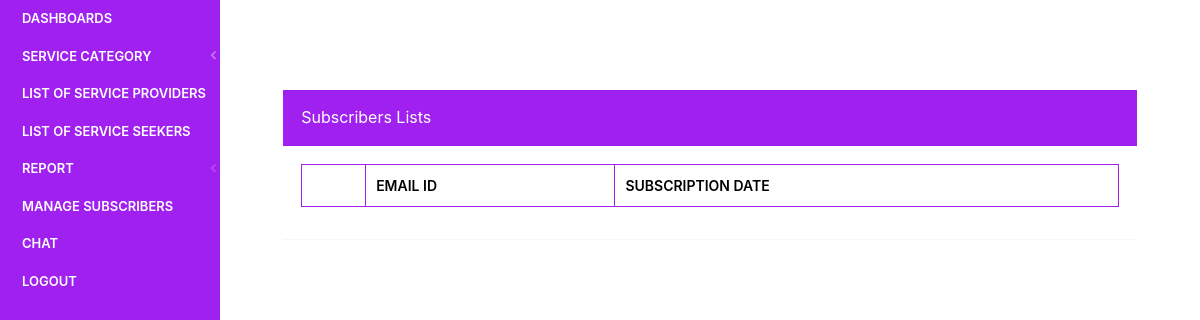
Before: /findus/admin/manage-subscribers.php (signed in) with the older database file.
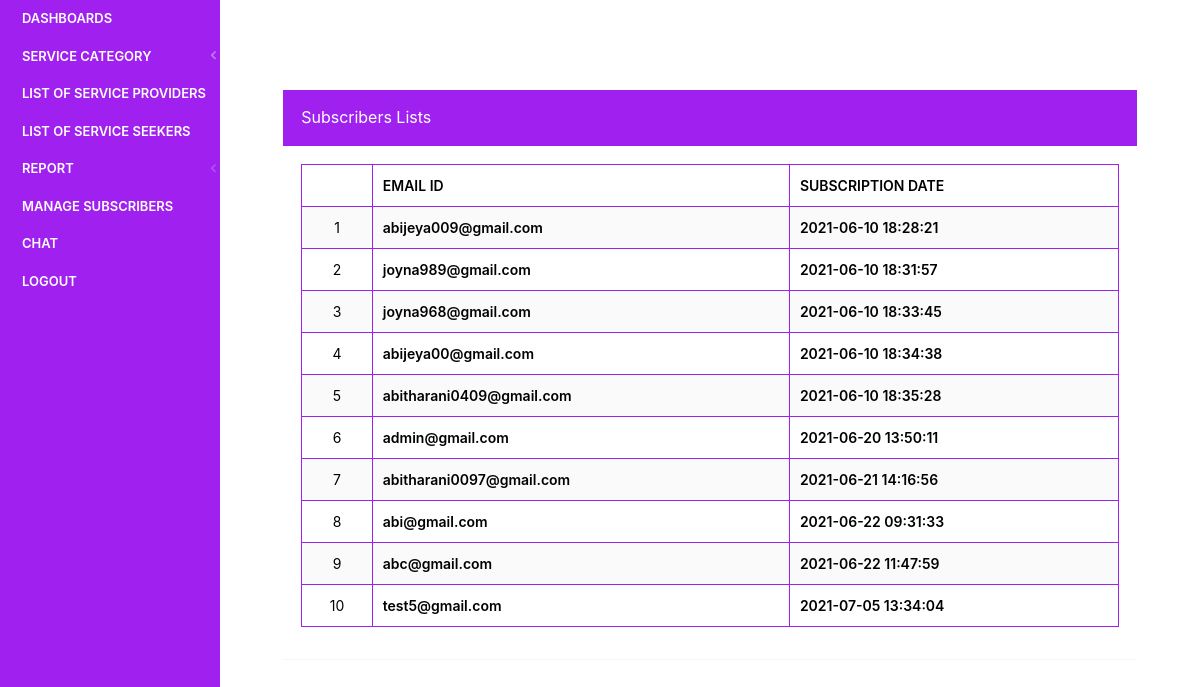
After: the same page with the newer database file.
### tables this page shows
CREATE TABLE `tblsubscribers` (
  `id` int(11) NOT NULL,
  `SubscriberEmail` varchar(120) NOT NULL,
  `PostingDate` timestamp NOT NULL DEFAULT current_timestamp() ON UPDATE current_timestamp()
);

### findus/admin/manage-subscribers.php (the view, shortened to what this page needs)
<?php
include('includes/dbconnection.php');
if (strlen($_SESSION['jpaid']==0)) {
  header('location:logout.php');
  } else{
  ?>
 <!doctype html>
 <html lang="en" class="no-focus">
     <head>
         <link rel="stylesheet" href="assets/js/plugins/datatables/dataTables.bootstrap4.min.css">
         <link rel="stylesheet" id="css-main" href="assets/css/codebase.min.css">
     </head>
     <body>
         <div id="page-container" class="sidebar-o sidebar-inverse side-scroll page-header-fixed main-content-narrow">
            <?php include_once('includes/sidebar.php');?>
<main id="main-container">
    <div class="content">
        <div class="block">
            <div class="block-header bg-gd-emerald">
                        <h3 class="block-title" style="color:#fff">Subscribers Lists</h3>
                    </div>
            <div class="block-content block-content-full">
                <table class="table table-bordered table-striped table-vcenter">
                    <thead>
                        <tr>
                            <th class="text-center"></th>
                            <th style="color:#000;">Email Id</th>
                           <th style="color:#000;">Subscription Date</th>
                        </tr>
                    </thead>
                    <tbody>
                      <?php $sql = "SELECT * from tblsubscribers";
    $query = $dbh -> prepare($sql);
    $query->execute();
    $results=$query->fetchAll(PDO::FETCH_OBJ);
    $cnt=1;
    if($query->rowCount() > 0)
    {
    foreach($results as $result)
    {				?>
                        <tr>
                            <td class="text-center" style="color:#000;"><?php echo htmlentities($cnt);?></td>
                            <td class="font-w600" style="color:#000;"><?php echo htmlentities($result->SubscriberEmail);?></td>
                            <td class="font-w600" style="color:#000;"><?php echo htmlentities($result->PostingDate);?></td>
                        </tr>
                        <?php $cnt=$cnt+1;}} ?>
                    </tbody>
                </table>
            </div>
        </div>
    </div>
</main>
</div>
</body>
</html>
<?php }  ?>

Changed rows visible on the page:
added tblsubscribers: SubscriberEmail "abijeya009@gmail.com", PostingDate "2021-06-10 18:28:21"
added tblsubscribers: SubscriberEmail "joyna989@gmail.com", PostingDate "2021-06-10 18:31:57"
added tblsubscribers: SubscriberEmail "joyna968@gmail.com", PostingDate "2021-06-10 18:33:45"
added tblsubscribers: SubscriberEmail "abijeya00@gmail.com", PostingDate "2021-06-10 18:34:38"
added tblsubscribers: SubscriberEmail "abitharani0409@gmail.com", PostingDate "2021-06-10 18:35:28"
added tblsubscribers: SubscriberEmail "admin@gmail.com", PostingDate "2021-06-20 13:50:11"
added tblsubscribers: SubscriberEmail "abitharani0097@gmail.com", PostingDate "2021-06-21 14:16:56"
added tblsubscribers: SubscriberEmail "abi@gmail.com", PostingDate "2021-06-22 09:31:33"
added tblsubscribers: SubscriberEmail "abc@gmail.com", PostingDate "2021-06-22 11:47:59"
added tblsubscribers: SubscriberEmail "test5@gmail.com", PostingDate "2021-07-05 13:34:04"
